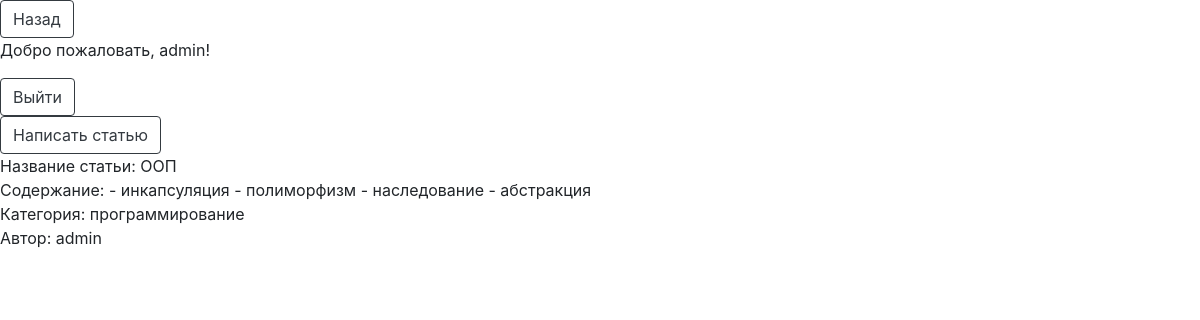
Page /your_profile (signed in) on the committed database.
### models.py (models this page shows)
class Base(DeclarativeBase):
    pass

class User(Base, UserMixin):
    __tablename__ = 'users'
    id: Mapped[int] = mapped_column(primary_key=True)
    username: Mapped[str]
    email: Mapped[str]
    password: Mapped[str]
    articles: Mapped[list['Article']] = relationship(
        back_populates='user',
        cascade='all'
    )

class Article(Base):
    __tablename__ = 'articles'
    id: Mapped[int] = mapped_column(primary_key=True)
    name_of_article: Mapped[str]
    text_of_article: Mapped[str]
    user_id: Mapped[int] = mapped_column(ForeignKey('users.id'))
    user: Mapped['User'] = relationship(back_populates='articles')
    categories: Mapped[list['Category']] = relationship(
        back_populates='article',
        cascade='all',
    )

class Category(Base):
    __tablename__ = 'categories'
    id: Mapped[int] = mapped_column(primary_key=True)
    name_of_category: Mapped[str]
    article_id: Mapped[int] = mapped_column(ForeignKey('articles.id'))
    article: Mapped['Article'] = relationship(back_populates='categories')

### app.py (the view)
@app.route('/your_profile')
def your_profile_page():
    if current_user.is_authenticated:
        session = SessionFactory()
        current_user_id = current_user.id
        your_articles = session.query(Article).filter_by(user_id=current_user_id).all()
        return render_template('forum/your_profile.html', articles=your_articles)
    return render_template('forum/your_profile.html')

### app.py (called while the page is built)
@login_manager.user_loader
def load_user(id):
    session = SessionFactory()
    return session.query(User).get(int(id))

### templates/forum/your_profile.html (shortened to what this page needs)
<!DOCTYPE html>
<html lang="en">
<head>
    <link rel="stylesheet" href="https://stackpath.bootstrapcdn.com/bootstrap/4.3.1/css/bootstrap.min.css">
</head>
<body>
<button onclick="window.location.href='{{ url_for('main_page') }}';" type="button" class="btn btn-outline-dark">Назад</button>
{% if current_user.is_authenticated %}
   <p>Добро пожаловать, {{ current_user.username }}!</p>
    <button onclick="window.location.href='{{ url_for('logout_page') }}';" type="button" class="btn btn-outline-dark">Выйти</button>
    <br>
    <button onclick="window.location.href='{{ url_for('create_article_page') }}';" type="button" class="btn btn-outline-dark">Написать статью</button>
    {% for article in articles %}
        <div>Название статьи: {{ article.name_of_article }}</div>
        <div>Содержание: {{ article.text_of_article }}</div>
        {% if article.categories %}
            <div>Категория:
                {% for category in article.categories %}
                    {{ category.name_of_category }}
                {% endfor %}
            </div>
        {% endif %}
        <p>Автор: {{ article.user.username }}</p>
        <br>
    {% endfor %}
{% else %}
   <p>Извините, я вас не знаю.</p>
    <button onclick="window.location.href='{{ url_for('register_page') }}';" type="button" class="btn btn-outline-dark">Регистрация</button>
    <button onclick="window.location.href='{{ url_for('login_page') }}';" type="button" class="btn btn-outline-dark">Войти</button>
{% endif %}
</body>
</html>

### rows in the picture
User: username "admin"
Article: name_of_article "ООП", text_of_article "- инкапсуляция - полиморфизм - наследование - абстракция", user.username "admin"
Category: name_of_category "программирование"
